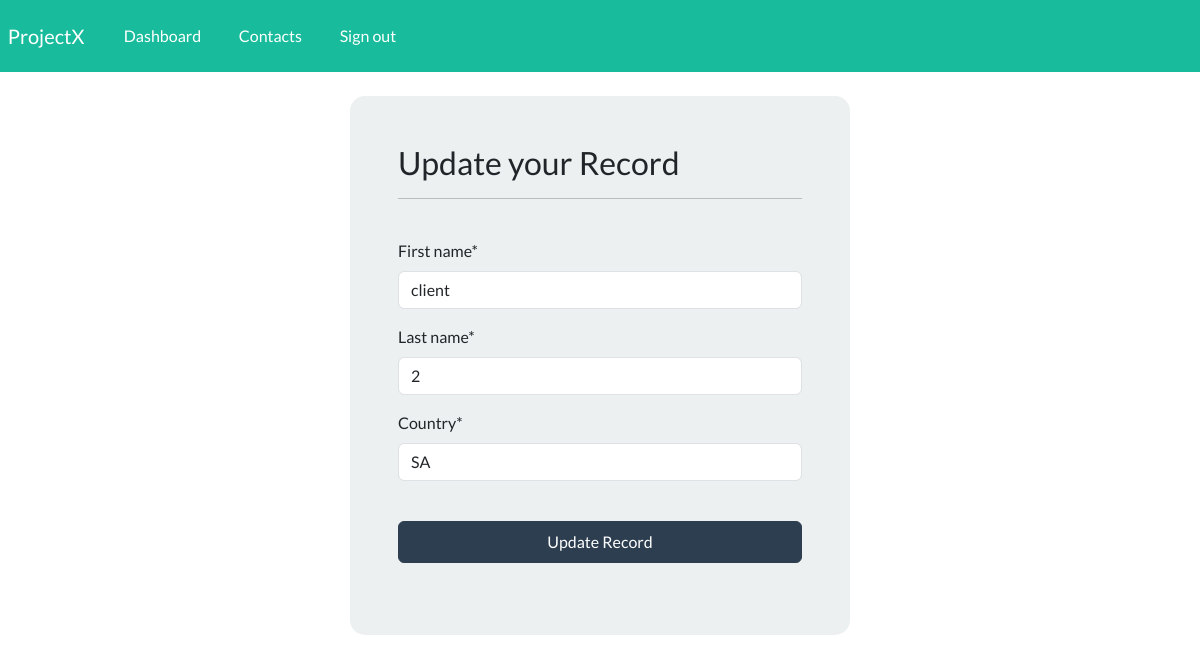
Screenshot of /update-record/2/ (signed in) with the database file from the repository.
### webapp/models.py (models this page shows, shortened)
class Customer(models.Model):
    first_name=models.CharField(max_length=100)
    last_name=models.CharField(max_length=100)
    country=models.CharField(max_length=100)

### webapp/views.py (the view)
# urls.py: path('update-record/<int:pk>/', views.update_record, name='update-record'),
@login_required(login_url='my-login')
def update_record(request,pk):
        record=Customer.objects.get(id=pk)
        form = UpdateRecordForm(instance=record)
        if request.method == "POST":
            form = UpdateRecordForm(request.POST, instance=record)
            if form.is_valid():
                form.save()
                return redirect('dashboard')
        context= {'form': form}
        return render(request, 'webapp/update-record.html', context=context)

### webapp/forms.py
class UpdateRecordForm(forms.ModelForm):
        class Meta:
            model = Customer
            fields = ["first_name","last_name","country"]

### webapp/templates/webapp/update-record.html (shortened to what this page needs)
{% extends 'webapp/base.html' %}
{% load crispy_forms_tags %}
{% block content %}
    <body>
        <div class="container bg-light shadow-md p-5 form-layout">
            <h3> Update your Record </h3>
            <hr>
            <br>
            <form method="POST" autocomplete="off">
                {{form|crispy}}
                <br>
                <button type="submit" class="btn btn-primary w-100 btn-block p-2"> Update Record </button>
            </form>
            <br>
        </div>
    </body>
{% endblock %}

### static/css/styles.css (style rules this page uses)
.form-layout { border-radius: 15px; width: 500px; }

### rows the page displays
Customer: first_name "client", last_name "2", country "SA"
